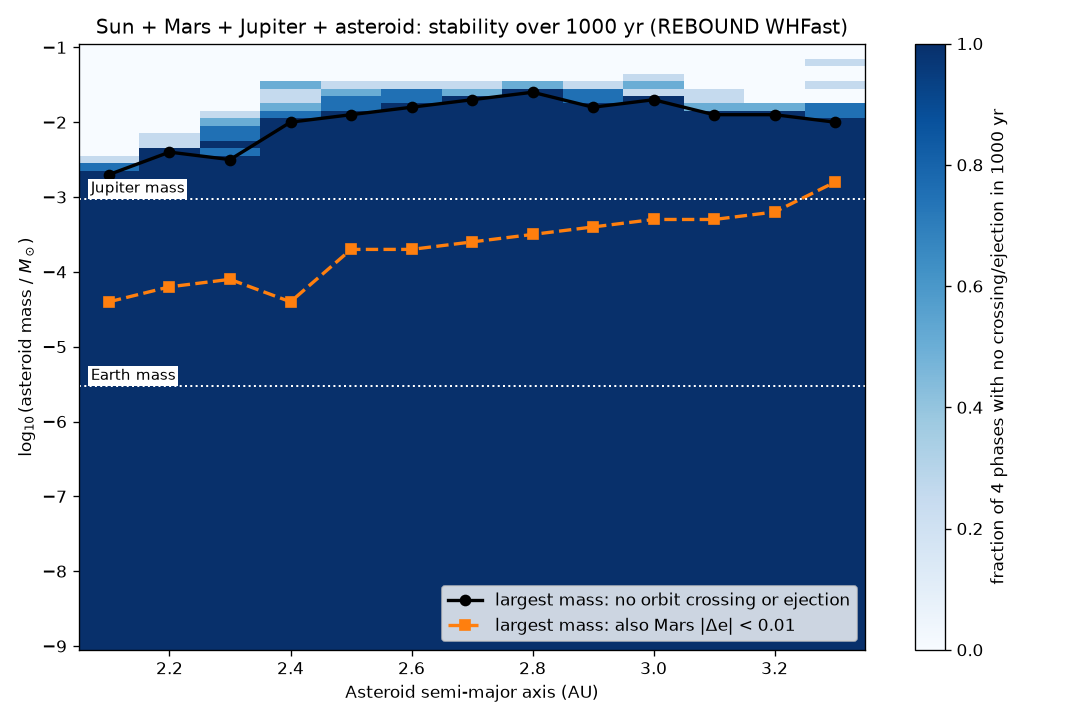

Generate this figure with Python:
"""Week 3: REBOUND sweep for the largest asteroid mass that keeps Sun + Mars + Jupiter stable.

Each simulation contains only the Sun, Mars, Jupiter and one asteroid placed between
the orbits of Mars and Jupiter. For a grid of asteroid semi-major axes and masses
(and several random orbital phases per grid point) we integrate for 1000 years and
flag the run as unstable if any two adjacent orbits cross or any body is ejected.
A stricter second criterion additionally requires Mars's eccentricity to change by
less than MARS_DE_LIMIT, i.e. Mars's orbit is left essentially undisturbed.
"""

from multiprocessing import Pool
from pathlib import Path

import matplotlib

matplotlib.use("Agg")
import matplotlib.pyplot as plt
import numpy as np
import pandas as pd
import rebound


OUTPUT_DIR = Path(__file__).resolve().parent
T_END = 1000.0          # years
CHECK_INTERVAL = 0.5    # years between stability checks
N_PHASES = 4            # random orbital phases per (a, mass) grid point
MARS_DE_LIMIT = 0.01    # stricter criterion: Mars eccentricity may change by less than this

# Units: AU, yr, Msun. Approximate J2000 heliocentric elements.
M_MARS = 3.227e-7
M_JUPITER = 9.548e-4
M_EARTH = 3.003e-6
MARS = dict(a=1.5237, e=0.0934, inc=np.radians(1.85))
JUPITER = dict(a=5.2034, e=0.0484, inc=np.radians(1.30))
ASTEROID_E = 0.05
ASTEROID_INC = np.radians(2.0)

A_GRID = np.round(np.arange(2.1, 3.31, 0.1), 2)            # main belt, AU
LOG_M_GRID = np.round(np.arange(-9.0, -0.99, 0.1), 2)      # log10(M / Msun)


def build_simulation(a_ast: float, m_ast: float, seed: int) -> rebound.Simulation:
    """Sun + Mars + asteroid + Jupiter with random angles drawn from seed."""

    rng = np.random.default_rng(seed)
    angles = lambda: dict(Omega=rng.uniform(0, 2 * np.pi),
                          omega=rng.uniform(0, 2 * np.pi),
                          M=rng.uniform(0, 2 * np.pi))
    sim = rebound.Simulation()
    sim.units = ("yr", "AU", "Msun")
    sim.add(m=1.0)
    sim.add(m=M_MARS, **MARS, **angles())
    sim.add(m=m_ast, a=a_ast, e=ASTEROID_E, inc=ASTEROID_INC, **angles())
    sim.add(m=M_JUPITER, **JUPITER, **angles())
    sim.move_to_com()
    sim.integrator = "whfast"
    sim.dt = MARS["a"] ** 1.5 / 25  # Mars period (yr, since G = 4 pi^2) / 25
    return sim


def orbits_unstable(sim: rebound.Simulation) -> str | None:
    """Return a reason string if any orbit is unbound or adjacent orbits cross."""

    orbits = sim.orbits()
    if any(o.e >= 1 or o.a <= 0 for o in orbits):
        return "ejected"
    orbits = sorted(orbits, key=lambda o: o.a)
    for inner, outer in zip(orbits, orbits[1:]):
        if outer.a * (1 - outer.e) <= inner.a * (1 + inner.e):
            return "orbit crossing"
    return None


def run_one(args) -> dict:
    """Integrate one configuration; report stability, when it failed, and Mars's peak e."""

    a_ast, log_m, seed = args
    sim = build_simulation(a_ast, 10**log_m, seed)
    mars_e0, mars_e_max, reason = sim.particles[1].e, sim.particles[1].e, None
    for t in np.arange(CHECK_INTERVAL, T_END + 1e-9, CHECK_INTERVAL):
        sim.integrate(t, exact_finish_time=0)
        reason = orbits_unstable(sim)
        mars_e_max = max(mars_e_max, sim.particles[1].e)
        if reason:
            break
    return {
        "a_ast": a_ast,
        "log10_m_ast": log_m,
        "seed": seed,
        "stable": reason is None,
        "reason": reason or "",
        "t_end": round(float(sim.t), 1),
        "mars_de_max": mars_e_max - mars_e0,
    }


def critical_masses(results: pd.DataFrame, column: str) -> pd.Series:
    """Per a: largest log mass where every phase passes `column`, as do all smaller masses."""

    crit = {}
    for a_ast, group in results.groupby("a_ast"):
        passes = group.groupby("log10_m_ast")[column].all().sort_index()
        failing = passes.index[~passes.values]
        cutoff = failing.min() if len(failing) else np.inf
        crit[a_ast] = passes.index[passes.index < cutoff].max()
    return pd.Series(crit, name=column)


def plot_sweep(results: pd.DataFrame, crit: pd.DataFrame, output_path: Path) -> None:
    """Heatmap of stable fraction vs (a, mass) with both critical-mass curves overlaid."""

    grid = (results.groupby(["log10_m_ast", "a_ast"])["stable"].mean()
            .unstack("a_ast").sort_index())
    da, dm = np.diff(A_GRID).mean(), np.diff(LOG_M_GRID).mean()

    fig, ax = plt.subplots(figsize=(9, 6))
    image = ax.imshow(grid.values, origin="lower", aspect="auto", cmap="Blues",
                      vmin=0, vmax=1,
                      extent=[A_GRID[0] - da / 2, A_GRID[-1] + da / 2,
                              LOG_M_GRID[0] - dm / 2, LOG_M_GRID[-1] + dm / 2])
    fig.colorbar(image, ax=ax,
                 label=f"fraction of {N_PHASES} phases with no crossing/ejection in {T_END:.0f} yr")
    ax.plot(crit.index, crit["stable"], "o-", color="black", linewidth=2, markersize=6,
            label="largest mass: no orbit crossing or ejection")
    ax.plot(crit.index, crit["mars_quiet"], "s--", color="tab:orange", linewidth=2,
            markersize=6, label=f"largest mass: also Mars |Δe| < {MARS_DE_LIMIT}")
    for name, log_m in (("Earth mass", np.log10(M_EARTH)), ("Jupiter mass", np.log10(M_JUPITER))):
        ax.axhline(log_m, color="white", linestyle=":", linewidth=1.2)
        ax.text(A_GRID[0] - da / 2 + 0.02, log_m + 0.08, name, fontsize=9, color="black",
                bbox=dict(facecolor="white", edgecolor="none", pad=1.5))

    ax.set_xlabel("Asteroid semi-major axis (AU)")
    ax.set_ylabel(r"$\log_{10}$(asteroid mass / $M_\odot$)")
    ax.set_title("Sun + Mars + Jupiter + asteroid: stability over 1000 yr (REBOUND WHFast)")
    ax.legend(loc="lower right")
    fig.tight_layout()
    fig.savefig(output_path, dpi=120)
    plt.close(fig)


if __name__ == "__main__":
    jobs = [(a, m, seed) for a in A_GRID for m in LOG_M_GRID for seed in range(N_PHASES)]
    with Pool() as pool:
        results = pd.DataFrame(pool.map(run_one, jobs, chunksize=16))
    results["mars_quiet"] = results["stable"] & (results["mars_de_max"] < MARS_DE_LIMIT)
    results.to_csv(OUTPUT_DIR / "mass_sweep_results.csv", index=False)

    crit = pd.concat([critical_masses(results, "stable"),
                      critical_masses(results, "mars_quiet")], axis=1)
    table = pd.DataFrame(index=crit.index.rename("a_ast"))
    for column, label in (("stable", "no_crossing"), ("mars_quiet", "mars_quiet")):
        table[f"{label}_log10_msun"] = crit[column]
        table[f"{label}_mearth"] = 10 ** crit[column] / M_EARTH
        table[f"{label}_mjup"] = 10 ** crit[column] / M_JUPITER
    table.to_csv(OUTPUT_DIR / "critical_mass.csv")
    print(table.round(3).to_string())
    plot_sweep(results, crit, OUTPUT_DIR / "mass_sweep.png")
